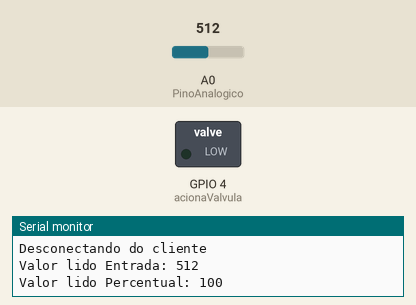
Simulated run of this sketch. Board: ESP8266 (NodeMCU). Shown: switched loads named in the sketch (green lamp = pin HIGH), the last lines printed to the serial monitor. The inputs (shaded band) are chosen by the test bench; at power-on: A0 (PinoAnalogico) = 512. WiFi joins after 1.5 s; servers stay silent unless stated.

Above: at 2.7 s.
2.8 s: A0 (PinoAnalogico) set to 799
8.8 s: A0 (PinoAnalogico) set to 823
At 11.8 s:
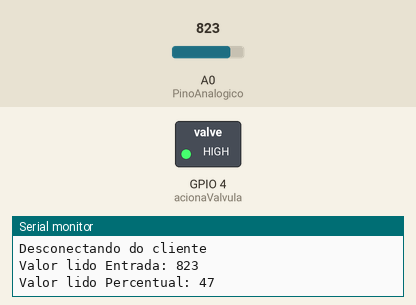
14.8 s: A0 (PinoAnalogico) set to 716
At 16.9 s:
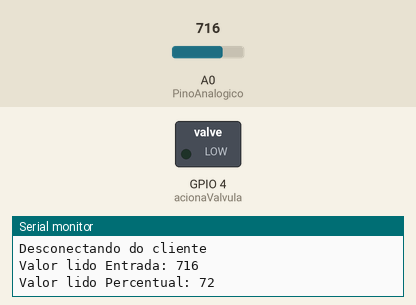
20.8 s: A0 (PinoAnalogico) set to 900
At 22.0 s:
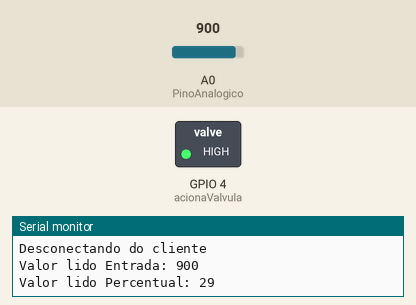
Timing chart, 0 to 23.8 s (numbered marks = the images above; inputs shaded):
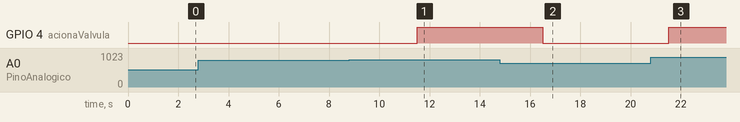

The sketch:

Webserver_Higrometro3.ino
```cpp
#include <ESP8266WiFi.h>

//Webserver
#ifndef STASSID
#define STASSID "SE-II"
#define STAPSK  "etecjb*123"
#endif

const char* ssid = STASSID;
const char* password = STAPSK;
int PinoAnalogico = A0; // Define o pino A0 como Pino Analógico do sensor
int ValAnalogIn; // Valor analógico no código
int Porcento;
int acionaValvula = 4; //Porta D2

//Mensagens que serao exibidas
String msg1 = "";
String msg2 = "";

WiFiServer server(80);

void setup() {
  Serial.begin(115200);
  pinMode(acionaValvula, OUTPUT); // Pino que acionara a Valvula


  // Conectando a rede
  Serial.println();
  Serial.println();
  Serial.print(F("Conectando a "));
  Serial.println(ssid);

  WiFi.mode(WIFI_STA);
  WiFi.begin(ssid, password);

  while (WiFi.status() != WL_CONNECTED) {
    delay(500);
    Serial.print(F("."));
  }
  Serial.println();
  Serial.println(F("WiFi conectado"));

  // Iniciando o servidor
  server.begin();
  Serial.println(F("Servidor iniciado"));

  // Exibindo o IP adquirido
  Serial.println(WiFi.localIP());
}

// Funcao que retornara o script htm ja com as duas mensagens inseridas
String html(String msg1,String msg2 ) {
  String cd = "<!DOCTYPE html>\n";
  cd += "<html lang=\"pt-br\">\n";
  cd += "<head>\n";
  cd += "<meta charset=\"UTF-8\">\n";
  cd += "<meta http-equiv=\"X-UA-Compatible\" content=\"IE=edge\">\n";
  cd += "<meta name=\"viewport\" content=\"width=device-width, initial-scale=1.0, user-scalable=no\">\n";

  cd += "<title>Sistema de Irrigação Automatizado</title>\n";
  cd += "<meta http-equiv=\"refresh\" content=\"5\">\n";

  cd += "<style>\n";
  cd += "html { font-family: Helvetica; display: inline-block; margin: 0px auto; text-align: center;}\n";
  cd += "body{margin-top: 50px;} \n";
  cd += "h1 {color: #444444; margin: 50px auto 30px;}\n";
  cd += "p {font-size: 24px; color: #444444; margin-bottom: 10px;}\n";
  cd += "</style>\n";

  cd += "</head>\n";
  cd += "<body>\n";
  cd += "<div id=\"webpage\">\n";
  cd += "<h1>";
  cd += "SISTEMA DE IRRIGAÇÃO AUTOMATIZADA";
  cd += "<br><br>";
  cd += "Umidade da terra esta em: ";
  cd += msg1;
  cd += " %";
  cd += "<br><br>";
  cd += "\n Situação: ";
  cd += msg2;
  cd += "</h1>";
  cd += "</div>\n";
  cd += "</body>\n";
  cd += "</html>\n";

  return cd;   //Retorna o script
}

void loop() {
  //Dados do sensor
  ValAnalogIn = analogRead(PinoAnalogico);
  Porcento = map(ValAnalogIn, 600, 1020, 100, 0);

  if(Porcento > 100){
    msg1 = "100";
  }
  else{
    msg1 = String(Porcento);
  }

  if(Porcento < 50){
    msg2 = "REGANDO A TERRA";
    digitalWrite(acionaValvula, HIGH);
  }
  else{
    msg2 = "IRRIGAÇÃO DESLIGADA";
    digitalWrite(acionaValvula, LOW);
  }

  // Verificando se o cliente esta conectado
  WiFiClient client = server.available();
  Serial.println(F("Novo cliente"));
  client.setTimeout(5000); // padrao e 1000
  //Chamando o HTML com as mensgens
  client.print(html(msg1,msg2));
  Serial.println(F("Desconectando do cliente"));

  //Exibindo os valores no monitor serial
  Serial.print("Valor lido Entrada: ");
  Serial.println(ValAnalogIn);
  Serial.print("Valor lido Percentual: ");
  Serial.println(msg1);
  delay(5000);
}
```

Measured:
- the behaviour switches between 812 and 813 on A0 (PinoAnalogico) (found by bisection; images 0 and 1)
- after the input at 8.8 s, GPIO 4 (acionaValvula): LOW → HIGH after 2.7 s
- after the input at 14.8 s, GPIO 4 (acionaValvula): HIGH → LOW after 1.7 s
- after the input at 20.8 s, GPIO 4 (acionaValvula): LOW → HIGH after 0.72 s
